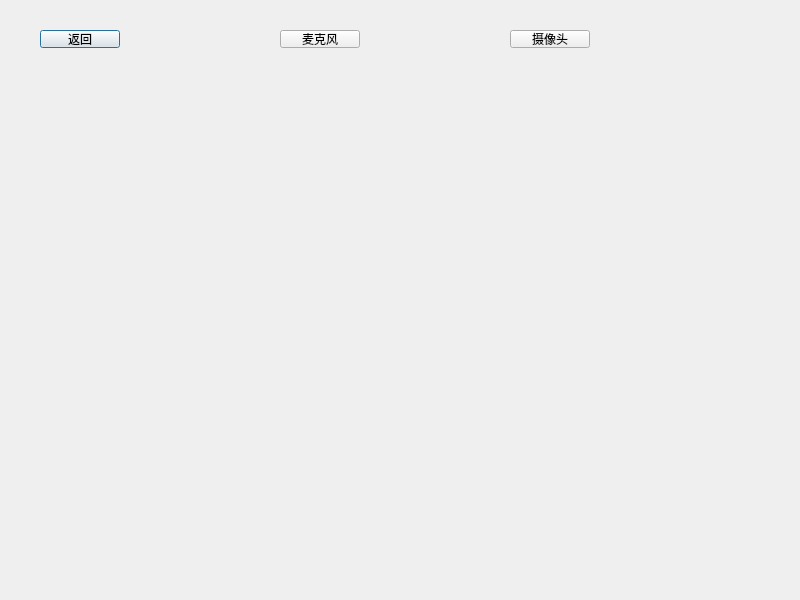
<?xml version="1.0" encoding="UTF-8"?>
<ui version="4.0">
 <class>pullstream</class>
 <widget class="QDialog" name="pullstream">
  <property name="geometry">
   <rect>
    <x>0</x>
    <y>0</y>
    <width>800</width>
    <height>600</height>
   </rect>
  </property>
  <property name="windowTitle">
   <string>Dialog</string>
  </property>
  <widget class="QPushButton" name="pushButton">
   <property name="geometry">
    <rect>
     <x>40</x>
     <y>30</y>
     <width>80</width>
     <height>18</height>
    </rect>
   </property>
   <property name="text">
    <string>返回</string>
   </property>
  </widget>
  <widget class="QWidget" name="widget_r1_1" native="true">
   <property name="geometry">
    <rect>
     <x>30</x>
     <y>90</y>
     <width>200</width>
     <height>150</height>
    </rect>
   </property>
   <property name="styleSheet">
    <string notr="true">image: url(:/uiresource/allmute remote.png);
border-color: #D8D8D8;
border-size:1px;
border-radius:2px;</string>
   </property>
  </widget>
  <widget class="QWidget" name="widget_r1_4" native="true">
   <property name="geometry">
    <rect>
     <x>30</x>
     <y>260</y>
     <width>200</width>
     <height>150</height>
    </rect>
   </property>
   <property name="styleSheet">
    <string notr="true">image: url(:/uiresource/allmute remote.png);
border-color: #D8D8D8;
border-size:1px;
border-radius:2px;</string>
   </property>
  </widget>
  <widget class="QWidget" name="widget_r1_2" native="true">
   <property name="geometry">
    <rect>
     <x>240</x>
     <y>90</y>
     <width>200</width>
     <height>150</height>
    </rect>
   </property>
   <property name="styleSheet">
    <string notr="true">image: url(:/uiresource/allmute remote.png);
border-color: #D8D8D8;
border-size:1px;
border-radius:2px;</string>
   </property>
  </widget>
  <widget class="QWidget" name="widget_r1_3" native="true">
   <property name="geometry">
    <rect>
     <x>460</x>
     <y>90</y>
     <width>200</width>
     <height>150</height>
    </rect>
   </property>
   <property name="styleSheet">
    <string notr="true">image: url(:/uiresource/allmute remote.png);
border-color: #D8D8D8;
border-size:1px;
border-radius:2px;</string>
   </property>
  </widget>
  <widget class="QWidget" name="widget_r1_5" native="true">
   <property name="geometry">
    <rect>
     <x>240</x>
     <y>260</y>
     <width>200</width>
     <height>150</height>
    </rect>
   </property>
   <property name="styleSheet">
    <string notr="true">image: url(:/uiresource/allmute remote.png);
border-color: #D8D8D8;
border-size:1px;
border-radius:2px;</string>
   </property>
  </widget>
  <widget class="QWidget" name="widget_r1_6" native="true">
   <property name="geometry">
    <rect>
     <x>460</x>
     <y>260</y>
     <width>200</width>
     <height>150</height>
    </rect>
   </property>
   <property name="styleSheet">
    <string notr="true">image: url(:/uiresource/allmute remote.png);
border-color: #D8D8D8;
border-size:1px;
border-radius:2px;</string>
   </property>
  </widget>
  <widget class="QPushButton" name="mic">
   <property name="geometry">
    <rect>
     <x>280</x>
     <y>30</y>
     <width>80</width>
     <height>18</height>
    </rect>
   </property>
   <property name="text">
    <string>麦克风</string>
   </property>
  </widget>
  <widget class="QPushButton" name="camera">
   <property name="geometry">
    <rect>
     <x>510</x>
     <y>30</y>
     <width>80</width>
     <height>18</height>
    </rect>
   </property>
   <property name="text">
    <string>摄像头</string>
   </property>
  </widget>
 </widget>
 <resources/>
 <connections/>
</ui>
